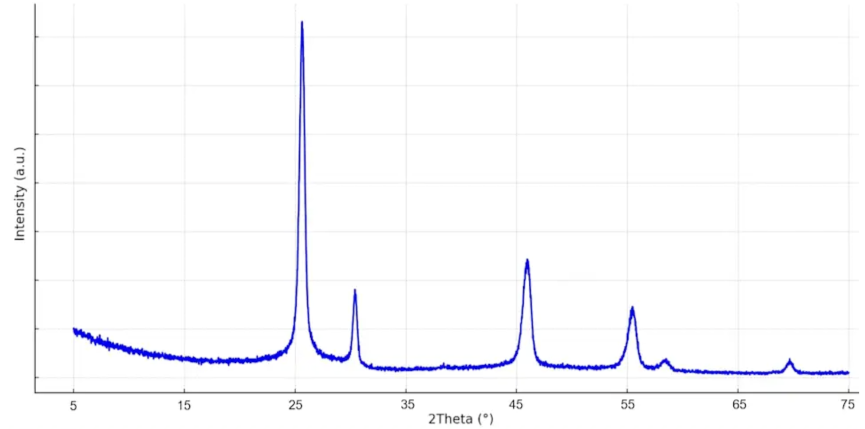
#> input picture examples/figure_1.png, 1730 x 858 px (shown at 1/2 size)
$ python -i plotdigitizer_pipeline.py   (imports and definitions only)
#> lines starting #> are read from the running program, lines starting #| are printed output that depends on the picture; after the words box and inside, x2 and y2 are one past the last pixel; in counts of white or black regions, pixels touching at a corner belong together
from __future__ import annotations

import json
import logging
import re
import shutil
import subprocess
import sys
import tempfile
from dataclasses import dataclass, field, replace
from pathlib import Path
from typing import Any

import cv2
import numpy as np

from compute_sid import compare_spectra, format_peak_match_debug, write_score_files
from xrd_digitization.calibrate_axes import calibrate_axes
from xrd_digitization.crop_plot_area import crop_plot_area
from xrd_digitization.detect_panels import detect_stacked_curve_bands
from xrd_digitization.types import AxisCalibrationResult

LOGGER = logging.getLogger(__name__)

REPO_ROOT = Path(__file__).resolve().parent
BAND_PADDING = 4
MIN_BAND_HEIGHT = 120
PATTERN_STEM_RE = re.compile(r"^pattern_(\d+)$", re.IGNORECASE)
FIGURE_STEM_RE = re.compile(r"^figure_(\d+)$", re.IGNORECASE)
DEFAULT_CNRS_DIGITIZED_DIR = REPO_ROOT / "data" / "CNRS_digitized"
DEFAULT_CNRS_JSON_DIR = REPO_ROOT / "data" / "CNRS"


@dataclass
class PlotDigitizerPoints:
    data_points: list[tuple[float, float]]
    locations: list[tuple[int, int]]


@dataclass
class PlotDigitizerCalibration:
    """Calibration bundle for PlotDigitizer plus post-processing remap."""

    points: PlotDigitizerPoints
    image_height: int
    x_true_range: tuple[float, float]
    y_true_range: tuple[float, float]
    x_pd_range: tuple[float, float]
    y_pd_range: tuple[float, float]
    x_anchor_ticks: tuple[float, float]
    warnings: list[str] = field(default_factory=list)


DEFAULT_Y_SCALE = 500.0
MAX_REASONABLE_Y_TICK = 200_000.0
MIN_Y_ANCHOR_ROW_SPAN = 20
# PlotDigitizer's origin finder divides by (p2.x - p1.x); keep top-left x 1px right of bottom-left.
PLOTDIGITIZER_TOP_LEFT_X_NUDGE = 1


# [573 lines left out: functions _x_pixel_columns, _y_max_tick_label, _y_axis_anchor_rows, _plotdigitizer_locations, _plotdigitizer_data_points, _is_normalized_y_axis and 18 more, not called in this run]


@dataclass
class BandDigitizationResult:
    stem: str
    source_image: Path
    csv_path: Path
    plot_path: Path | None
    data_points: list[tuple[float, float]]
    locations: list[tuple[int, int]]
    calibration: dict[str, Any]
    warnings: list[str]
    success: bool
    error: str | None = None


@dataclass
class FigureDigitizationResult:
    figure_id: str
    source_image: Path
    bands: list[BandDigitizationResult]
    warnings: list[str]


# [35 lines left out: functions detect_figure_bands, _expand_band_range, not called in this run]


def should_invert_image(image_bgr: np.ndarray) -> bool:
    gray = cv2.cvtColor(image_bgr, cv2.COLOR_BGR2GRAY)
    return float(gray.mean()) < 128.0


def _plot_area_mask(
    height: int,
    width: int,
    *,
    plot_bounds: tuple[int, int, int, int] | None = None,
) -> np.ndarray:
    """Mask excluding outer margins where axis labels and spines live."""
    if plot_bounds is not None:
        left, top, right, bottom = plot_bounds
        mask = np.zeros((height, width), dtype=bool)
        left = int(np.clip(left, 0, width))
        right = int(np.clip(right, 0, width))
        top = int(np.clip(top, 0, height))
        bottom = int(np.clip(bottom, 0, height))
        if right > left and bottom > top:
            mask[top:bottom, left:right] = True
        return mask

    margin_mask = np.ones((height, width), dtype=bool)
    margin_mask[: int(height * 0.08), :] = False
    margin_mask[int(height * 0.92) :, :] = False
    margin_mask[:, : int(width * 0.08)] = False
    margin_mask[:, int(width * 0.96) :] = False
    return margin_mask


def _prepare_colored_curve_image(
    image_bgr: np.ndarray,
    *,
    plot_bounds: tuple[int, int, int, int] | None = None,
) -> np.ndarray | None:
    """Isolate saturated colored curves on a white background."""
    hsv = cv2.cvtColor(image_bgr, cv2.COLOR_BGR2HSV)
    height, width = image_bgr.shape[:2]

    sat = hsv[:, :, 1]
    val = hsv[:, :, 2]
    colored_curve = (sat > 40) & (val > 30) & (val < 250)
    curve_mask = colored_curve & _plot_area_mask(
        height,
        width,
        plot_bounds=plot_bounds,
    )

    if int(curve_mask.sum()) < max(500, int(height * width * 0.001)):
        return None

    prepared = np.full_like(image_bgr, 255)
    prepared[curve_mask] = (0, 0, 0)
    return prepared


def _prepare_dark_curve_image(
    image_bgr: np.ndarray,
    *,
    plot_bounds: tuple[int, int, int, int] | None = None,
) -> np.ndarray | None:
    """
    Isolate thin black/gray matplotlib curves and thicken them for PlotDigitizer.

    Anti-aliased matplotlib strokes sit around grayscale 50-90. Border-touching
    axis/frame components are removed via connected-component filtering.
    """
    gray = cv2.cvtColor(image_bgr, cv2.COLOR_BGR2GRAY)
    height, width = gray.shape
    plot_mask = _plot_area_mask(height, width, plot_bounds=plot_bounds)

    dark = (gray < 95) & plot_mask
    if int(dark.sum()) < max(200, int(height * width * 0.0003)):
        return None

    dark_u8 = dark.astype(np.uint8) * 255
    num_labels, labels, stats, _ = cv2.connectedComponentsWithStats(dark_u8)
    curve_mask = np.zeros_like(dark_u8)
    for label_index in range(1, num_labels):
        x, y, comp_width, comp_height, _area = stats[label_index]
        touches_border = (
            x <= 2
            or y <= 2
            or x + comp_width >= width - 3
            or y + comp_height >= height - 3
        )
        spans_width = comp_width > width * 0.85
        spans_height = comp_height > height * 0.85
        is_thin_h_line = comp_height <= 4 and comp_width > width * 0.4
        is_thin_v_line = comp_width <= 4 and comp_height > height * 0.4
        if touches_border and (
            spans_width or spans_height or is_thin_h_line or is_thin_v_line
        ):
            continue
        curve_mask[labels == label_index] = 255

    curve = cv2.dilate(curve_mask, np.ones((3, 3), np.uint8), iterations=2)
    if int((curve > 0).sum()) < max(150, int(height * width * 0.0002)):
        return None

    prepared = np.full_like(image_bgr, 255)
    prepared[curve > 0] = (0, 0, 0)
    return prepared


# [25 lines left out: functions _full_image_plot_bounds, _inset_plot_bounds, not called in this run]


def prepare_images_for_plotdigitizer(
    image_bgr: np.ndarray,
    *,
    plot_bounds: tuple[int, int, int, int] | None = None,
) -> list[np.ndarray]:
    """Return one or more preprocessed images to try with PlotDigitizer."""
    prepared: list[np.ndarray] = []
    bounds = (
        _inset_plot_bounds(plot_bounds)
        if plot_bounds is not None
        else None
    )
    colored = _prepare_colored_curve_image(image_bgr, plot_bounds=bounds)
    if colored is not None:
        prepared.append(colored)
    dark = _prepare_dark_curve_image(image_bgr, plot_bounds=bounds)
    if dark is not None:
        prepared.append(dark)
    return prepared


# [1088 lines left out: functions prepare_image_for_plotdigitizer, should_remove_grid, _plotdigitizer_executable, _plotdigitizer_quality_acceptable, build_plotdigitizer_command, _calibration_summary and 12 more, not called in this run]


# [2 lines not run here, left out]

>>> import cv2
>>> picture = cv2.imread('examples/figure_1.png')
#> picture is the input picture: shape (858, 1730, 3); mean B, G, R 252.2, 249.7, 249.7
>>> result = prepare_images_for_plotdigitizer(picture)
#> in _prepare_colored_curve_image, `sat = hsv[:, :, 1]`:
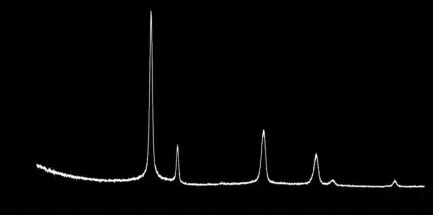
#> sat: shape (858, 1730) (shown at 1/4 size); min 0, max 255, mean 3.3
#> in _prepare_colored_curve_image, `val = hsv[:, :, 2]`:
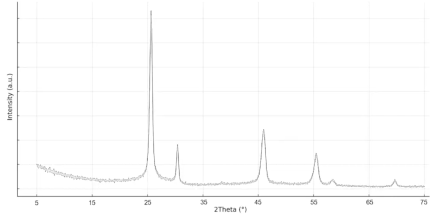
#> val: shape (858, 1730) (shown at 1/4 size); min 0, max 255, mean 252.2
#> in _prepare_colored_curve_image, `colored_curve = (sat > 40) & (val > 30) & (val < 250)`:
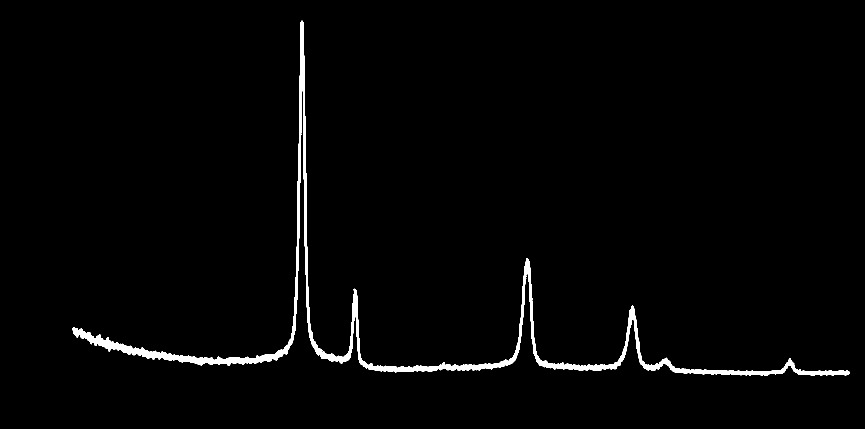
#> colored_curve: shape (858, 1730) bool (shown at 1/2 size); 1.8% white; 1 white region, box (x1, y1, x2, y2) and area: (145, 41, 1700, 752) 26299
#> in prepare_images_for_plotdigitizer, `colored = _prepare_colored_curve_image(image_bgr, plot_bounds=bounds)`:
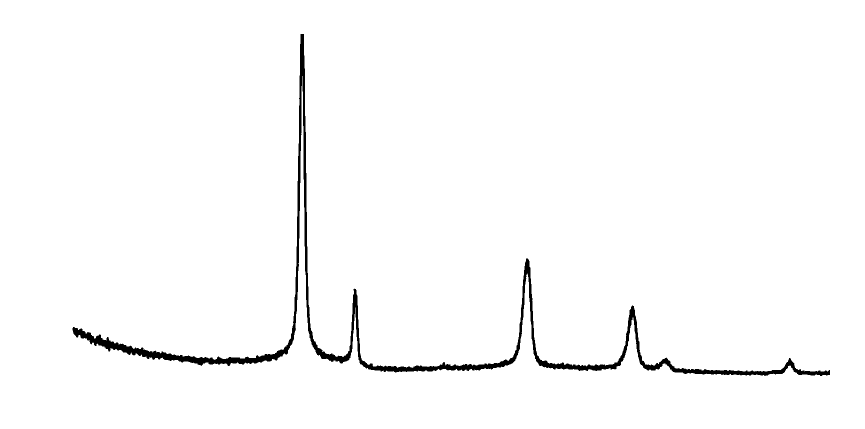
#> colored: shape (858, 1730, 3) (shown at 1/2 size); 98.3% white; 1 black region, box (x1, y1, x2, y2) and area: (145, 68, 1660, 752) 25802
#> in _prepare_dark_curve_image, `gray = cv2.cvtColor(image_bgr, cv2.COLOR_BGR2GRAY)`:
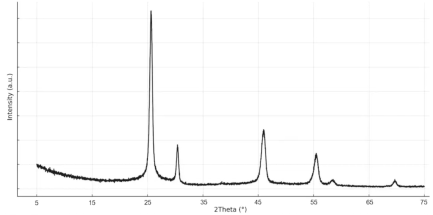
#> gray: shape (858, 1730) (shown at 1/4 size); min 0, max 255, mean 250
#> in _prepare_dark_curve_image, `num_labels, labels, stats, _ = cv2.connectedComponentsWithStats(dark_u8)`:
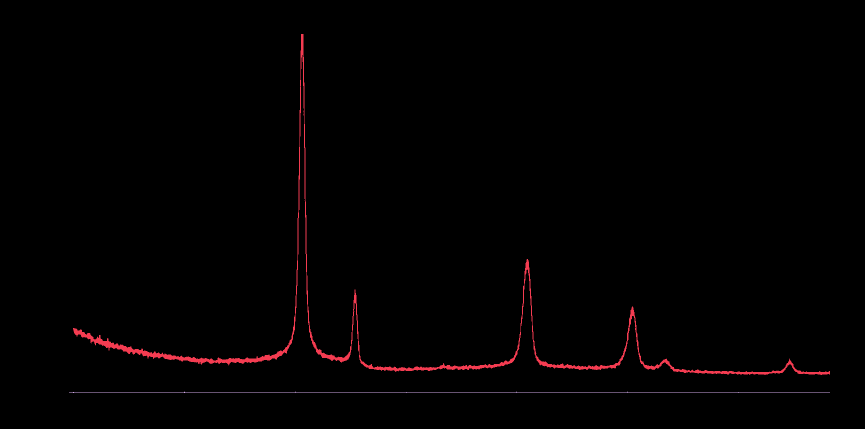
#> labels: shape (858, 1730) int32 (shown at 1/2 size); 3 distinct labels, from 0 to 2; one colour per label, 0 black
#> in _prepare_dark_curve_image, `num_labels, labels, stats, _ = cv2.connectedComponentsWithStats(dark_u8)`: num_labels = 3; stats = [[0, 0, 1730, 858, 1468068], [146, 68, 1514, 682, 14737], [138, 783, 1522, 3, 1535]]
#> the loop in _prepare_dark_curve_image, `for label_index in range(1, num_labels):` made 2 passes
#> (x, y, comp_width, comp_height, touches_border, spans_width, spans_height, is_thin_h_line) on passes 1 to 2: (146, 68, 1514, 682, False, True, False, False), (138, 783, 1522, 3, False, True, False, True)
#> in prepare_images_for_plotdigitizer, `dark = _prepare_dark_curve_image(image_bgr, plot_bounds=bounds)`:
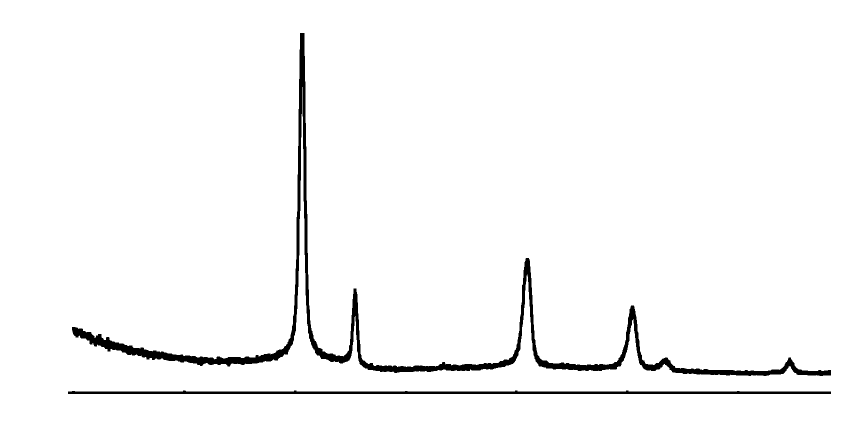
#> dark: shape (858, 1730, 3) (shown at 1/2 size); 97.4% white; 2 black regions, box (x1, y1, x2, y2) and area: (144, 66, 1662, 752) 31509, (136, 781, 1662, 788) 7687
#> result = 2 items

$ run again, on examples/figure_2.png
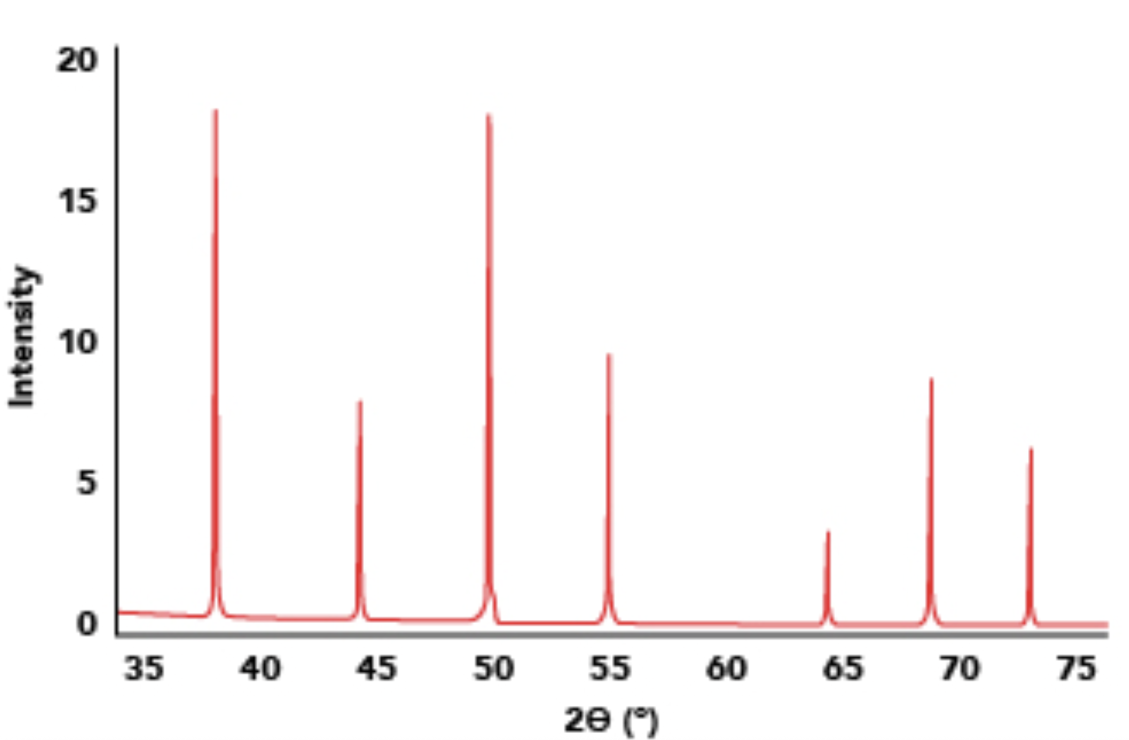
#> input picture examples/figure_2.png, 2258 x 1480 px (shown at 1/2 size)
#> picture is the input picture: shape (1480, 2258, 3); mean B, G, R 247.1, 247.1, 249.9
#> hsv: shape (1480, 2258, 3); mean H, S, V 3.3, 3.2, 249.9
#> in _prepare_colored_curve_image, `colored_curve = (sat > 40) & (val > 30) & (val < 250)`:
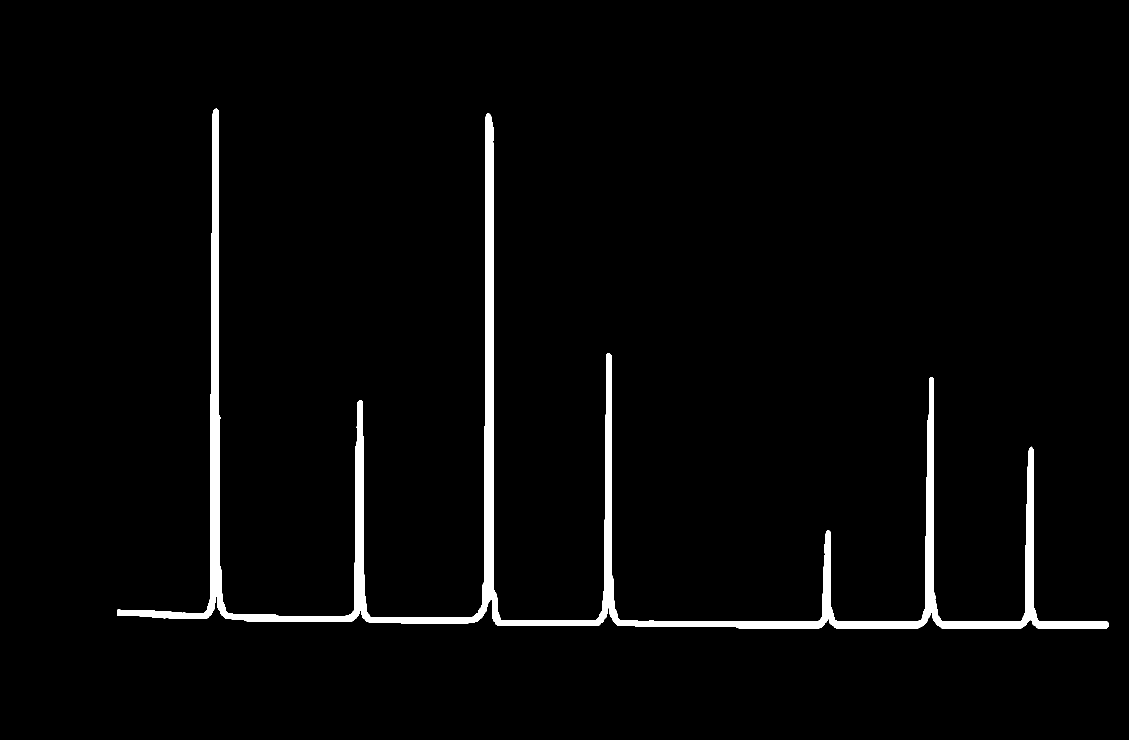
#> colored_curve: shape (1480, 2258) bool (shown at 1/2 size); 2.7% white; 1 white region, box (x1, y1, x2, y2) and area: (234, 217, 2217, 1257) 89457
#> curve_mask: shape (1480, 2258) bool; 2.7% white; 1 white region, box (x1, y1, x2, y2) and area: (234, 217, 2167, 1257) 88766
#> dark_u8: shape (1480, 2258); 0.57% white; 27 white regions, largest, box (x1, y1, x2, y2) and area: (231, 118, 239, 1272) 5790, (1454, 1313, 1492, 1359) 820, (992, 1313, 1026, 1359) 796
#> labels: shape (1480, 2258) int32; 28 distinct labels, from 0 to 27
#> num_labels = 28; stats = 28 rows, first 6: [0, 0, 2258, 1480, 3322685], [180, 118, 12, 23, 164], [231, 118, 8, 1154, 5790], [180, 377, 8, 6, 40], [180, 392, 10, 31, 203], [180, 660, 12, 45, 312]
#> the loop in _prepare_dark_curve_image, `for label_index in range(1, num_labels):` made 27 passes
#> (x, y, comp_width, comp_height) on passes 1 to 8: (180, 118, 12, 23), (231, 118, 8, 1154), (180, 377, 8, 6), (180, 392, 10, 31), (180, 660, 12, 45), (180, 941, 8, 5), (180, 956, 10, 31), (180, 1224, 12, 45)
#> curve: shape (1480, 2258); 1% white; 26 white regions, largest, box (x1, y1, x2, y2) and area: (229, 116, 241, 1274) 10462, (1413, 1311, 1494, 1361) 2606, (523, 1311, 562, 1361) 1326
#> in prepare_images_for_plotdigitizer, `dark = _prepare_dark_curve_image(image_bgr, plot_bounds=bounds)`:
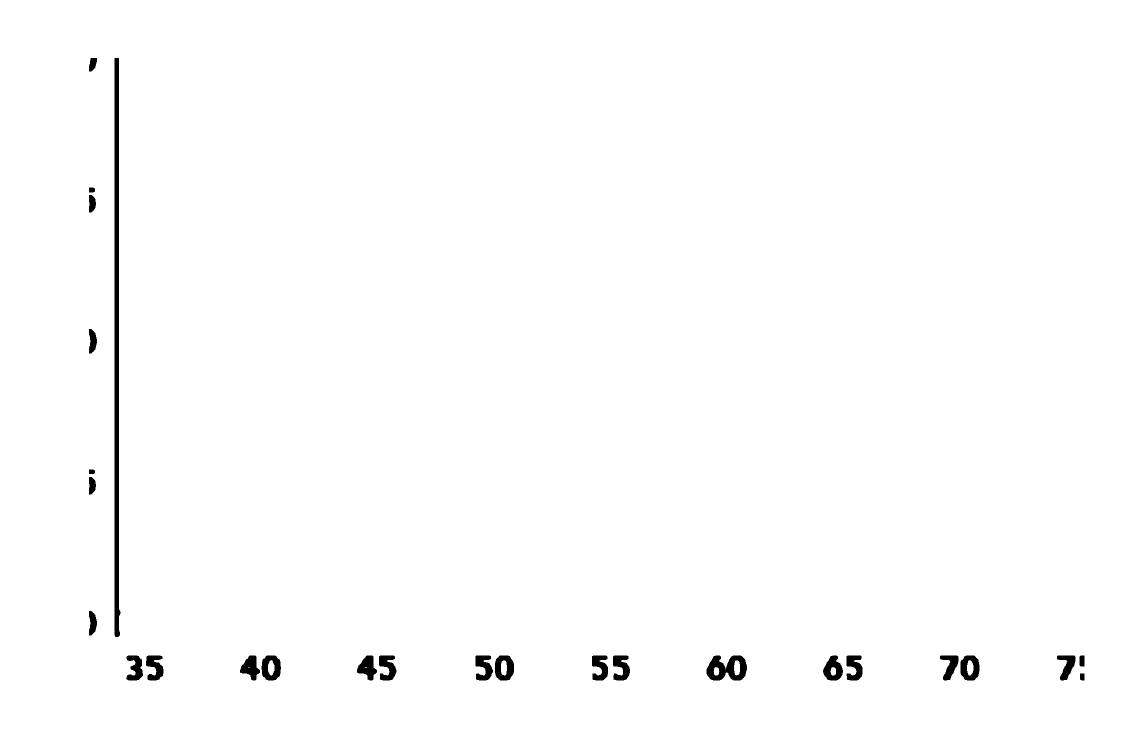
#> dark: shape (1480, 2258, 3) (shown at 1/2 size); 99% white; 26 black regions, largest, box (x1, y1, x2, y2) and area: (229, 116, 241, 1274) 10462, (1413, 1311, 1494, 1361) 2606, (523, 1311, 562, 1361) 1326
#> result = 2 items

$ run again, on examples/figure_3.png
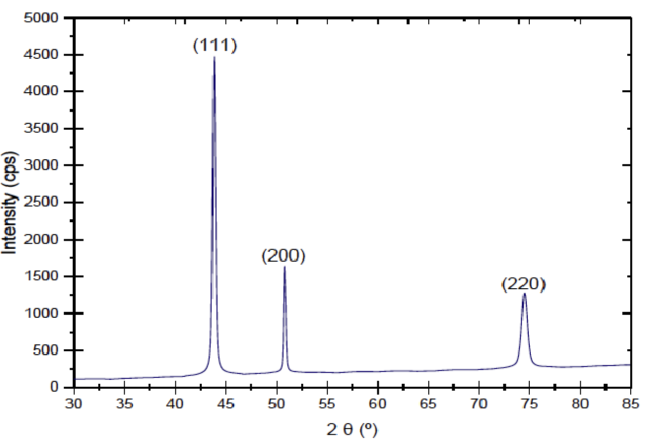
#> input picture examples/figure_3.png, 1298 x 892 px (shown at 1/2 size)
#> picture is the input picture: shape (892, 1298, 3); mean B, G, R 246.5, 245.9, 246
#> hsv: shape (892, 1298, 3); mean H, S, V 3.9, 2.8, 247
#> colored_curve: shape (892, 1298) bool; 2.4% white; 197 white regions (41 under 20 px), largest, box (x1, y1, x2, y2) and area: (147, 113, 1261, 760) 8829, (7, 313, 32, 344) 357, (7, 453, 32, 471) 336
#> curve_mask: shape (892, 1298) bool; 1.5% white; 101 white regions (16 under 20 px), largest, box (x1, y1, x2, y2) and area: (147, 113, 1246, 760) 8783, (135, 797, 155, 817) 231, (1153, 797, 1167, 817) 219
#> dark_u8: shape (892, 1298); 1.4% white; 176 white regions (98 under 20 px), largest, box (x1, y1, x2, y2) and area: (128, 71, 1246, 789) 9205, (423, 268, 427, 501) 656, (427, 119, 431, 233) 360
#> in _prepare_dark_curve_image, `num_labels, labels, stats, _ = cv2.connectedComponentsWithStats(dark_u8)`:
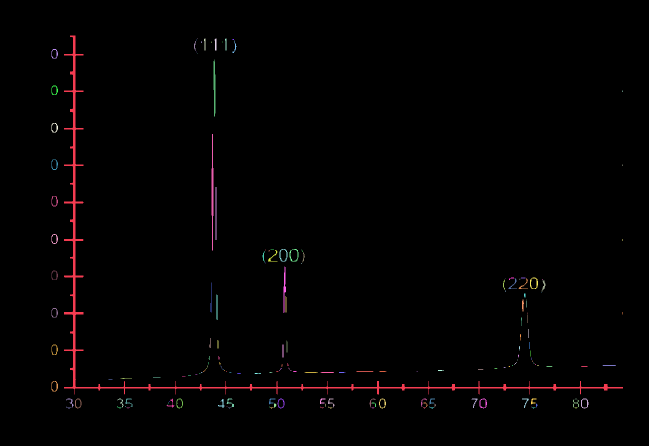
#> labels: shape (892, 1298) int32 (shown at 1/2 size); 177 distinct labels, from 0 to 176; one colour per label, 0 black
#> num_labels = 177; stats = 177 rows, first 6: [0, 0, 1298, 892, 1142022], [128, 71, 1118, 718, 9205], [394, 77, 1, 1, 1], [408, 77, 3, 24, 52], [429, 77, 4, 24, 73], [450, 77, 3, 24, 51]
#> the loop in _prepare_dark_curve_image, `for label_index in range(1, num_labels):` made 176 passes
#> (x, y, comp_width, comp_height, spans_width) on passes 1 to 3: (128, 71, 1118, 718, True), (394, 77, 1, 1, False), (408, 77, 3, 24, False)
#> curve: shape (892, 1298); 3.8% white; 81 white regions, largest, box (x1, y1, x2, y2) and area: (126, 69, 1248, 791) 19576, (421, 266, 435, 503) 2280, (534, 496, 599, 525) 1275
#> in prepare_images_for_plotdigitizer, `dark = _prepare_dark_curve_image(image_bgr, plot_bounds=bounds)`:
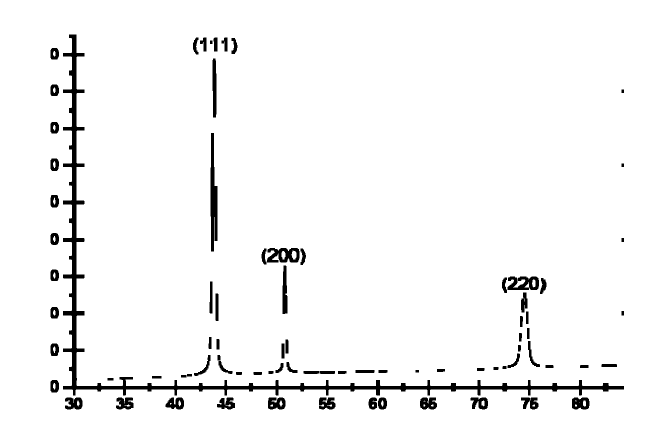
#> dark: shape (892, 1298, 3) (shown at 1/2 size); 96.2% white; 81 black regions, largest, box (x1, y1, x2, y2) and area: (126, 69, 1248, 791) 19576, (421, 266, 435, 503) 2280, (534, 496, 599, 525) 1275
#> result = 2 items
